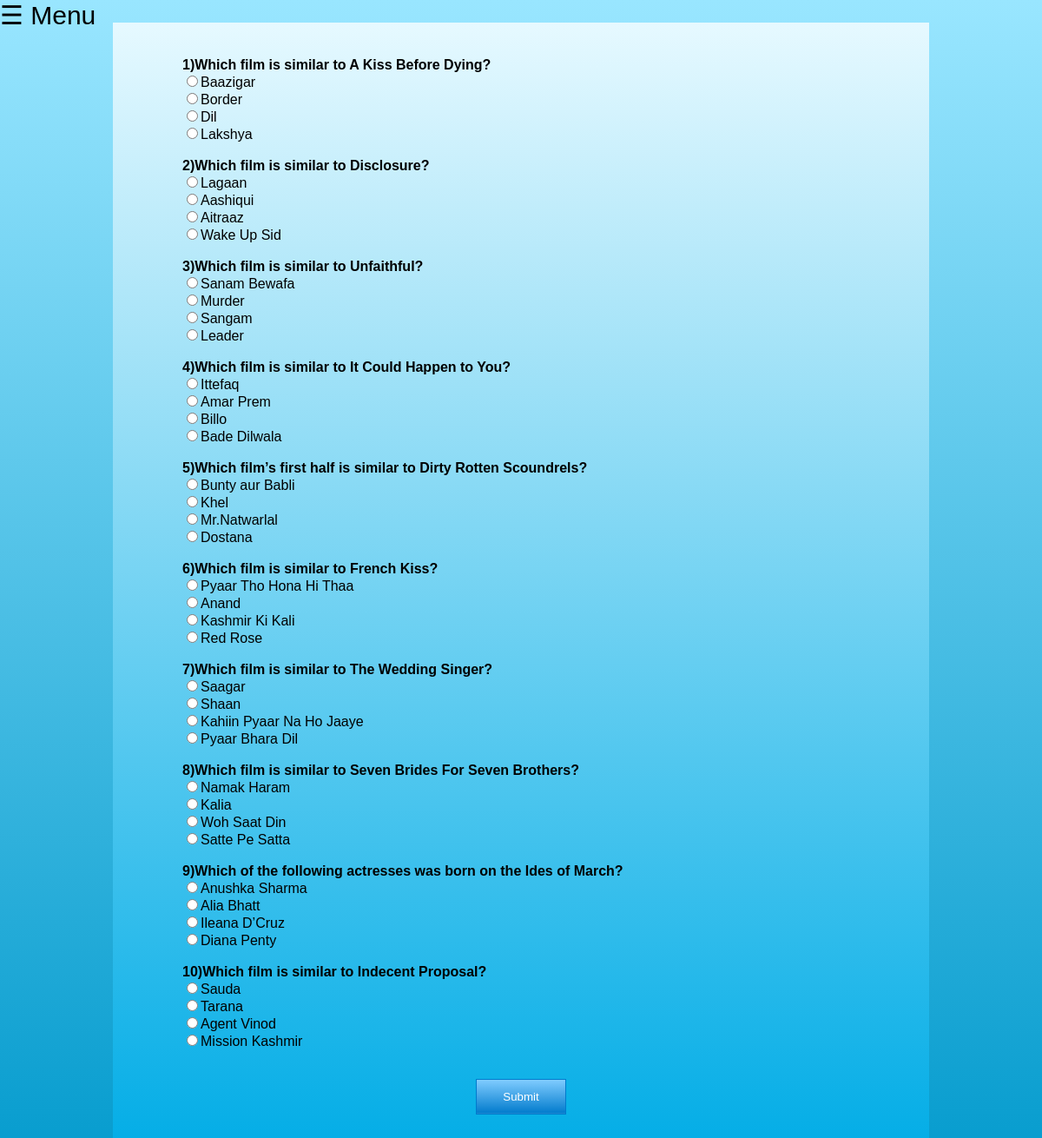
Page /gk.php?id=2 on the committed database.
### tables this page shows
CREATE TABLE `quiz` (
  `q_id` int(100) NOT NULL,
  `question` varchar(1000) NOT NULL,
  `a_value` varchar(500) NOT NULL,
  `b_value` varchar(500) NOT NULL,
  `c_value` varchar(500) NOT NULL,
  `d_value` varchar(500) NOT NULL,
  `correct_id` varchar(1000) NOT NULL,
  `cat_id` int(100) NOT NULL
);

### gk.php (the view, shortened to what this page needs)
<html>
<link rel="stylesheet" href="nav.css">
<body size="relative">
<span class="avx" style="font-size:30px;cursor:pointer" onclick="openNav()">&#9776; Menu</span>
<fieldset>
<form action="evaluate.php?id=<?php echo $_GET['id'];?>" method="post">
<?php
include 'dbh.php';
$sql = "SELECT question,a_value,b_value,c_value,d_value,correct_id FROM quiz WHERE cat_id='".$_GET['id']."'";
$result = mysqli_query($conn,$sql);
$i=0; $x=0;
while($row=mysqli_fetch_assoc($result))
{
	$ques = $row['question'];
	$a = $row['a_value'];
	$b = $row['b_value'];
	$c = $row['c_value'];
	$d = $row['d_value'];
	$i=$i+1;
	echo "<strong>"."$i)".$ques."</strong>"."<br>";
	echo "<input type='radio' id='1' name=".$x." value='".$a. "'>"
		.$a."<br>"."<input type='radio' id='1' name=".$x." value='".$b."'>"
		.$b."<br>"."<input type='radio' id='3' name=".$x." value='".$c."'>"
		.$c.'<br>'."<input type='radio' id='4' name=".$x." value='".$d."'>"
		.$d.'<br><br>';
	$x=$x+1;
	}
?>
			<p align="center"><button>Submit</button></p>
</form>
</fieldset>
</body>

### nav.css (style rules this page uses)
.avx { position: fixed; top: 0; left: 0; z-index: 9999; height: 50px; }

### gk.php (style rules this page uses)
form { max-width: 300px; margin: 10px auto; padding: 40px 80px 40px 80px; background: -webkit-linear-gradient(top, #e6f9ff 0%,#00ace6 100%); }
fieldset { margin-bottom: 30px; border: none; }
@media screen and (min-width: 780px) { form { max-width: 780px; } }
body { font-family: "Comic Sans MS", cursive, sans-serif; color: black; margin: 10px auto; repeat:no-repeat; background: -webkit-linear-gradient(top, #99e6ff 0%, #0099cc 100%); }
button { padding: 12px 30px 12px 30px; color: #FFF; text-shadow : 1px solid #1e7b1e; background: -webkit-linear-gradient(top,#80ccff 0%,#007acc 100%); border: 1px solid #007acc; box-shadow: 0 -1px 0 rgba(255,255,255,0.1) inset; cursor: pointer; }

### rows in the picture
quiz: question "Which film is similar to A Kiss Before Dying?", a_value "Baazigar", b_value "Border", c_value "Dil", d_value "Lakshya"
quiz: question "Which film is similar to Disclosure?", a_value "Lagaan", b_value "Aashiqui", c_value "Aitraaz", d_value "Wake Up Sid"
quiz: question "Which film is similar to Unfaithful?", a_value "Sanam Bewafa", b_value "Murder", c_value "Sangam", d_value "Leader"
quiz: question "Which film is similar to It Could Happen to You?", a_value "Ittefaq", b_value "Amar Prem", c_value "Billo", d_value "Bade Dilwala"
quiz: question "Which film’s first half is similar to Dirty Rotten Scoundrels?", a_value "Bunty aur Babli", b_value "Khel", c_value "Mr.Natwarlal", d_value "Dostana"
quiz: question "Which film is similar to French Kiss?", a_value "Pyaar Tho Hona Hi Thaa", b_value "Anand", c_value "Kashmir Ki Kali", d_value "Red Rose"
quiz: question "Which film is similar to The Wedding Singer?", a_value "Saagar", b_value "Shaan", c_value "Kahiin Pyaar Na Ho Jaaye", d_value "Pyaar Bhara Dil"
quiz: question "Which film is similar to Seven Brides For Seven Brothers?", a_value "Namak Haram", b_value "Kalia", c_value "Woh Saat Din", d_value "Satte Pe Satta"
quiz: question "Which of the following actresses was born on the Ides of March?", a_value "Anushka Sharma", b_value "Alia Bhatt", c_value "Ileana D’Cruz", d_value "Diana Penty"
quiz: question "Which film is similar to Indecent Proposal?", a_value "Sauda", b_value "Tarana", c_value "Agent Vinod", d_value "Mission Kashmir"
